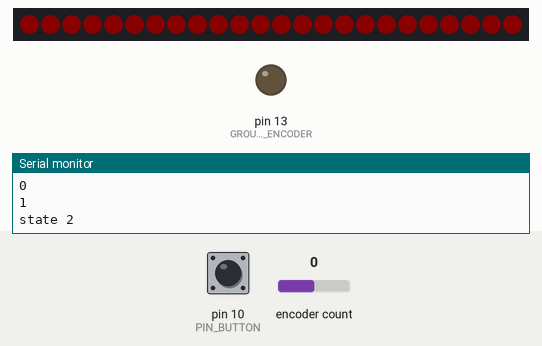
This sketch was run on a simulated Arduino Uno, built with avr-gcc and run on an emulated ATmega328P. Parts: 24 RGB LEDs in strip order, left to right, output pins drawn as LEDs (lit = HIGH), the last lines printed to the serial monitor. Inputs (shaded band) come from the test bench; at power-on: encoder count 0, pin 10 (PIN_BUTTON) HIGH. Dim RGB values are drawn brighter than linear.

Above: at 0.6 s.
1.3 s: encoder count set to 1
At 3.4 s:
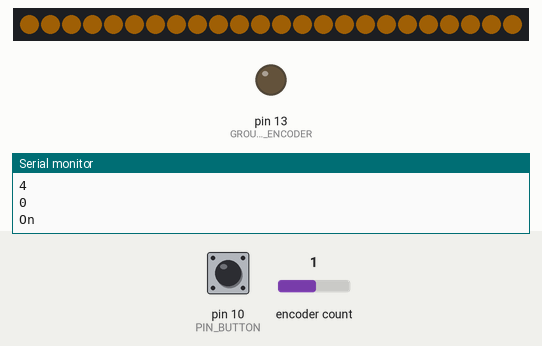
3.5 s: encoder count set to 2
At 3.9 s:
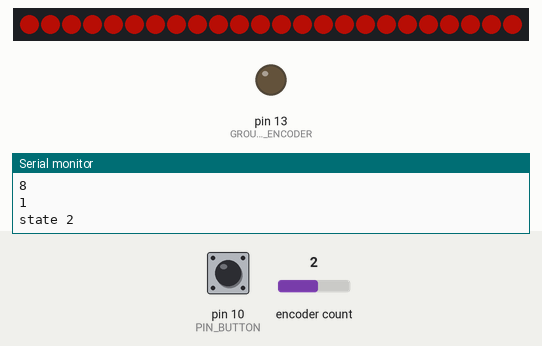
5.0 s: pin 10 (PIN_BUTTON) pulled LOW for 3.2 s
9.7 s: encoder count set to 3
At 11.1 s:
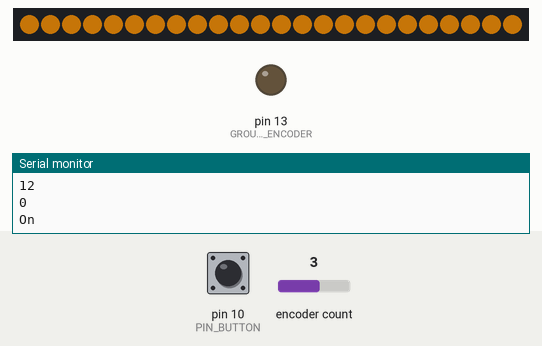
Timing chart, 0 to 12.2 s (numbered marks = the images above; inputs shaded):
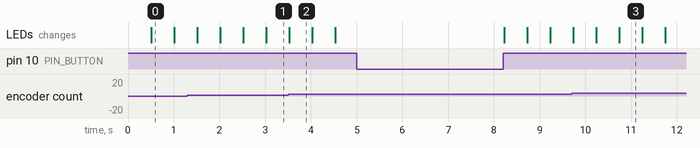

The sketch:

main.ino
```cpp
#include <Arduino.h>
#include <Adafruit_NeoPixel.h>
#include <Encoder.h>
#define NUM_LEDS 24
#define PIN_LED A5
#define PIN_BUTTON 10
#define PIN_CLK 11
#define PIN_DT 12

Adafruit_NeoPixel strip(NUM_LEDS, PIN_LED, NEO_GRB + NEO_KHZ800);
Encoder encoder(PIN_CLK, PIN_DT);

void setup() {

  strip.setBrightness(10);
  strip.begin();
  strip.show();

  pinMode(13, OUTPUT); // GROUND PIN FOR ENCODER
  pinMode(PIN_BUTTON, INPUT_PULLUP);
  pinMode(PIN_CLK, INPUT);
  pinMode(PIN_DT, INPUT);

  Serial.begin(9600);
}

bool ledState = false;
int counter = 0;
int brightnessLevel = 50;

void loop() {

  bool buttonState = digitalRead(10);
  Serial.println(buttonState);
  int encoderDelta = encoder.read();
  Serial.println(encoderDelta);
  brightnessLevel = map(encoderDelta, 0, 30, 0, 255);

    if(brightnessLevel < 10){
    brightnessLevel =10;
    }
  if (brightnessLevel > 255){
    brightnessLevel = 255;
  }

  if (encoderDelta >45){
     encoder.write(0);
  } else if(encoderDelta < -20){
    encoder.write(30);
  }
  Serial.println(counter);

  if (counter == 1){
    strip.setBrightness(brightnessLevel);
    turnOnLEDs();
    strip.show();
  } else if( counter ==2){
    strip.setBrightness(brightnessLevel);
    redMode();
    strip.show();
  }

     if (buttonState) {
    counter++;

    if (counter == 1) {
      turnOnLEDs();
      strip.show();
      Serial.println("On");

    } else if (counter == 2 ) {
      redMode();
      strip.show();
      Serial.println("state 2");
    }
      else {
      counter = 0;
      Serial.println("off");
      turnOffLEDs();
      strip.show();
    }
    delay(500);
  }
}

void turnOnLEDs() {
  for (int i = 0; i < NUM_LEDS; i++) {
    strip.setPixelColor(i, 240, 142, 10); // simple mode colours
  }
}

void redMode() {
  for (int i = 0; i < NUM_LEDS; i++) {
    strip.setPixelColor(i, 255, 20, 10); // red mode colours
  }

}

void turnOffLEDs() {
  for (int i = 0; i < NUM_LEDS; i++) {
    strip.setPixelColor(i, 0, 0, 0); // turn off LED strip
  }
}
```

Measured:
- what the display in image 0 shows lasts 0.5 s, from 0.5 s to 1.0 s
